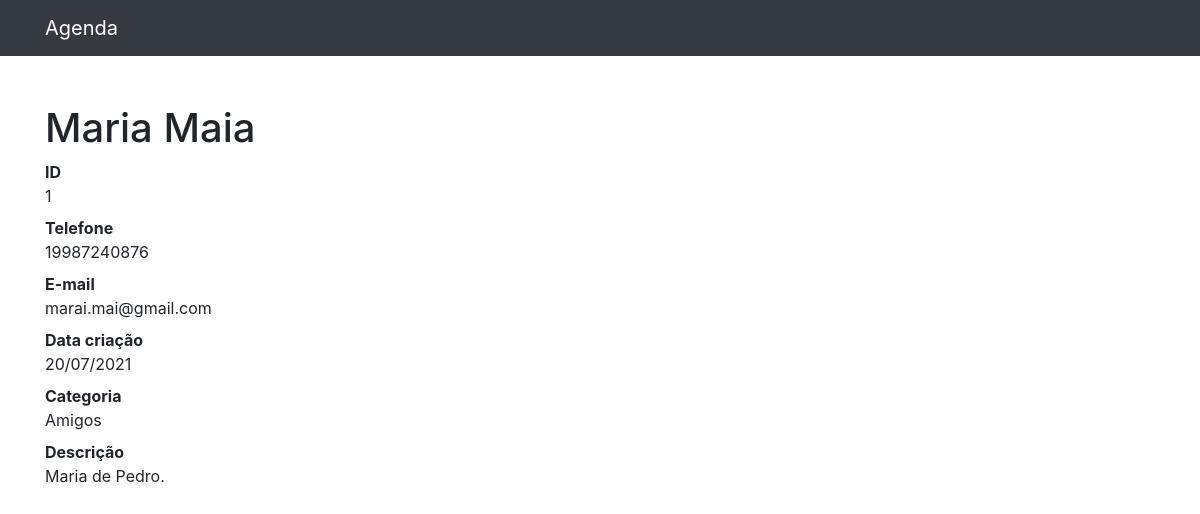
The page /1 on the database its author committed.
### contatos/models.py (models this page shows, shortened)
class Contato(models.Model):
    nome = models.CharField(max_length=255)
    sobrenome = models.CharField(max_length=255, blank=True)
    telefone = models.CharField(max_length=255)
    email = models.CharField(max_length=255, blank =True)
    datacriacao = models.DateTimeField(default = timezone.now)
    descricao = models.TextField(blank=True)
    categoria = models.ForeignKey(Categoria, on_delete=models.DO_NOTHING)

class Categoria(models.Model):
    nome = models.CharField(max_length=255)
    def __str__(self):
        return self.nome

### contatos/views.py (the view)
# urls.py: path('<int:contato_id>',views.ver_contato,name='ver_contato')
def ver_contato(request, contato_id):
    contato = Contato.objects.get(id = contato_id) #Recupera dados do banco e armazena na variável
    return render(request,'contatos/ver_contato.html',{
        'contato':contato
    })

### contatos/templates/contatos/ver_contato.html
{%extends 'base.html'%}
{%block conteudo%}
<h1 class="mt-5">{{contato.nome}} {{contato.sobrenome}}</h1>
        <dl>
            <dt>ID</dt>
            <dd>{{contato.id}}</dd>
            <dt>Telefone</dt>
            <dd>{{contato.telefone}}</dd>
            <dt>E-mail</dt>
            <dd>{{contato.email}}</dd>
            <dt>Data criação</dt>
            <dd>{{contato.datacriacao | date:'d/m/Y'}}</dd>
            <dt>Categoria</dt>
            <dd>{{contato.categoria}}</dd>
            <dt>Descrição</dt>
            <dd>
                {{contato.descricao}}
            </dd>
        </dl>
{%endblock%}

### rows shown on the page
Contato: nome "Maria", sobrenome "Maia", id "1", telefone "19987240876", email "marai.mai@gmail.com", datacriacao "20/07/2021", categoria "Amigos", descricao "Maria de Pedro."
